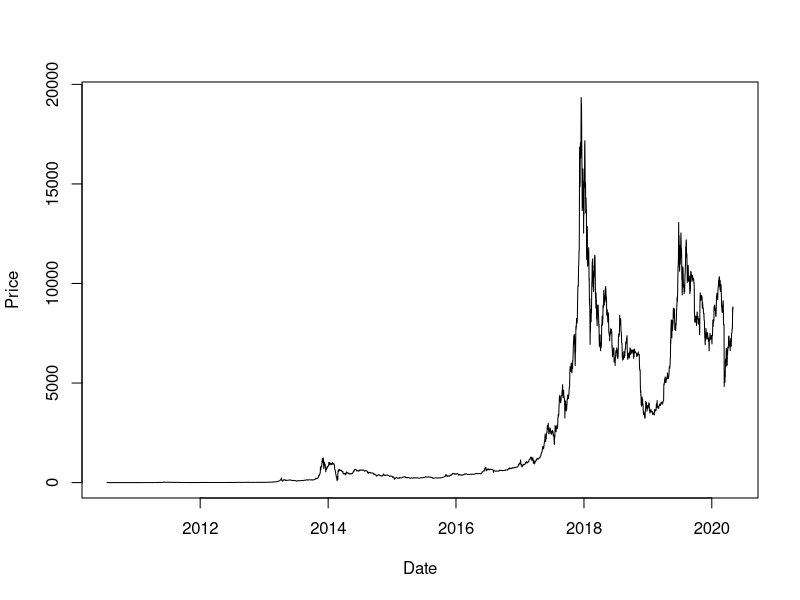
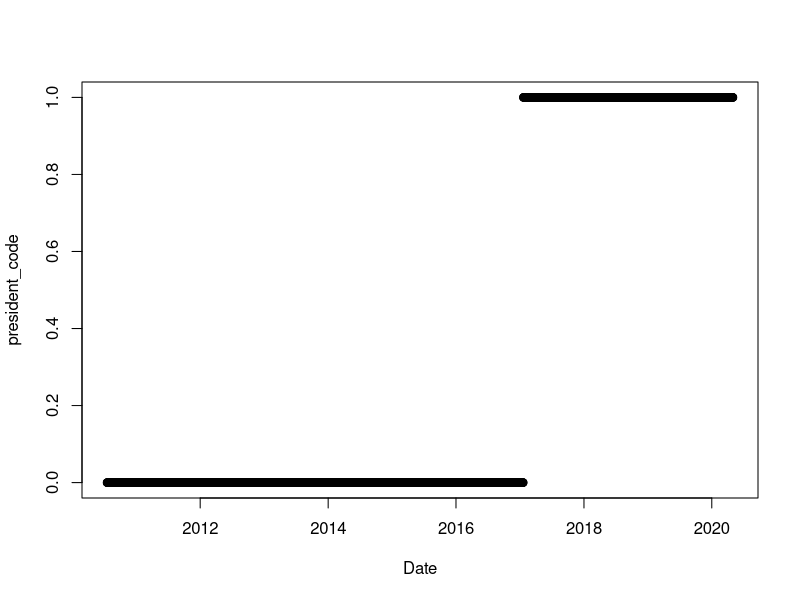
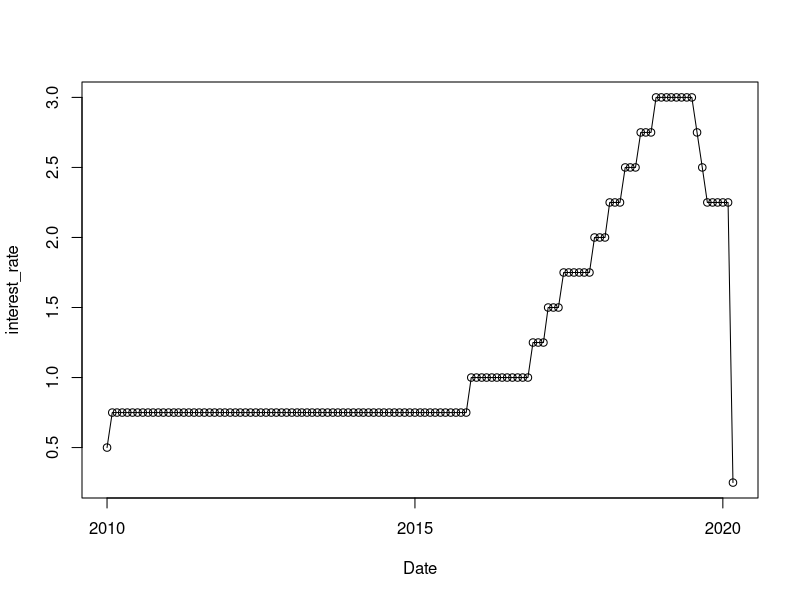

Recreate these plots in R, in order. (Note: this script raises an error after producing the figures.)
## ---- chunk 1
options(scipen = 1, digits = 4, width = 80)
library(knitr)
opts_chunk$set(cache = TRUE, autodep = TRUE)
## ---- chunk 2
# install necessary packages
# install.packages("readxl")
# install.packages("sqldf")
# install.packages("corrplot")
## ---- chunk 3
library(readr)
library("readxl")
library(sqldf)
library(glue)
library("corrplot")
options(digits=6)
## ---- chunk 4
# price of bitcoin
Bitcoin <- read_csv("Bitcoin Historical Data - Investing.com.csv")
Bitcoin$Date = as.Date(Bitcoin$Date, format="%b %d, %Y")
Bitcoin$month <- strftime(Bitcoin$Date, "%m")
Bitcoin$year <- strftime(Bitcoin$Date, "%Y")
plot(Price ~ Date, data=Bitcoin, type = "l")
## ---- chunk 5
President <- read_csv("President.csv")
President$Date = as.Date(President$Date, format="%b %d, %Y")
plot(president_code ~ Date, data=President)
## ---- chunk 6
The_interest_rate_for_the_United_States<- read_csv("The interest rate for the United States, from 2010 - 2020.csv")
The_interest_rate_for_the_United_States$month <- strftime(The_interest_rate_for_the_United_States$Date, "%m")
The_interest_rate_for_the_United_States$year <- strftime(The_interest_rate_for_the_United_States$Date, "%Y")
plot(interest_rate ~ Date, data=The_interest_rate_for_the_United_States, type = "o")
## ---- chunk 7
US_dollar_yuan_exchange_rate <- read_csv("US dollar-yuan exchange rate.csv")
US_dollar_yuan_exchange_rate$Date = as.Date(US_dollar_yuan_exchange_rate$Date, format="%m/%d/%y")
plot(exchange_rate ~ Date, data = US_dollar_yuan_exchange_rate, type = 'l')

Euro_to_US_exchange_rate <- read_csv("euro-dollar-exchange-rate-historical-chart.csv")
Euro_to_US_exchange_rate$Date = as.Date(Euro_to_US_exchange_rate$Date, format="%m/%d/%y")
Euro_to_US_exchange_rate$exchange_rate = 1/Euro_to_US_exchange_rate$exchange_rate
plot(exchange_rate  ~ Date, data = Euro_to_US_exchange_rate, type = 'l')
## ---- chunk 8
Gold <- read_csv("Gold Futures Historical Data.csv")
Gold$Date = as.Date(Gold$Date, format="%b %d, %Y")
plot(Price ~ Date, data=Gold, type='l')
## ---- chunk 9
Dow_Jones_Industrial_Average <- read_csv("Dow Jones Industrial Average Historical Data.csv")
Dow_Jones_Industrial_Average$Date = as.Date(Dow_Jones_Industrial_Average$Date, format="%b %d, %Y")
plot(Price ~ Date, data=Dow_Jones_Industrial_Average, type = 'l')
## ---- chunk 10
NYSE_Composite_Index <- read_csv("NYSE Composite Historical Data.csv")
NYSE_Composite_Index$Date = as.Date(NYSE_Composite_Index$Date, format="%b %d, %Y")
plot(Price ~ Date, data=NYSE_Composite_Index, type = 'l')
## ---- chunk 11
Apple_Inc_company_stock <- read_csv("AAPL Historical Data.csv")
Apple_Inc_company_stock$Date = as.Date(Apple_Inc_company_stock$Date, format="%b %d, %Y")
plot(Price ~ Date, data=Apple_Inc_company_stock, type = 'l')
## ---- chunk 12
WTI_oil_price <- read_csv("Crude Oil WTI Futures Historical Data.csv")
WTI_oil_price$Date = as.Date(WTI_oil_price$Date, format="%b %d, %Y")
# colnames(WTI_oil_price)[2] <- "WTI_oil_price"
plot(Price ~ Date, data=WTI_oil_price)

Brent_Oil_price <- read_csv("Brent Oil Futures Historical Data.csv")
Brent_Oil_price$Date = as.Date(Brent_Oil_price$Date, format="%b %d, %Y")
# colnames(Brent_Oil_price)[2] <- "Brent_oil_price"
plot(Price ~ Date, data=Brent_Oil_price, type = 'l')
## ---- chunk 13
# combine
# Reduce(function(...) merge(..., by="Date"), list(Brent_Oil_price, Crude_Oil_price, Apple_compact))
sql =  glue("
select Bitcoin.Date,
       Bitcoin.Price                as Bitcoin_price,
       exchange_China.exchange_rate as USD_Yuan_exchange_rate,
       exchange_Euro.exchange_rate  as USD_Euro_Exchange_Rate,
       DJIA.Price                   as DJIA_index,
       NYSE.Price                   as NYSE_index,
       Apple.Price                  as Apple_price,
       Brent_Oil_price.Price        as brent_oil_price,
       WTI_oil_price.Price          as WTI_oil_price,
       Gold.Price                   as Gold_price,
       President.president_code,
       interest.interest_rate,
       Bitcoin.month,
       Bitcoin.year
from Bitcoin
         left outer join US_dollar_yuan_exchange_rate as exchange_China
                         on exchange_China.Date = Bitcoin.Date
         left outer join Euro_to_US_exchange_rate as exchange_Euro
                         on exchange_Euro.Date = Bitcoin.Date
         left outer join Dow_Jones_Industrial_Average as DJIA
                         on DJIA.Date = Bitcoin.Date
         left outer join NYSE_Composite_Index as NYSE
                         on NYSE.Date = Bitcoin.Date
         left outer join Brent_Oil_price
                         on Brent_Oil_price.Date = Bitcoin.Date
         left outer join WTI_oil_price
                         on WTI_oil_price.Date = Bitcoin.Date
         left outer join Apple_Inc_company_stock as Apple
                         on Apple.Date = Bitcoin.Date
         left outer join President
                         on President.Date = Bitcoin.Date
         left outer join Gold
                         on Gold.Date = Bitcoin.Date
         left outer join The_interest_rate_for_the_United_States as interest
                         on interest.month = Bitcoin.month
                             and interest.year = Bitcoin.year
where Bitcoin.Date between {c (1.0, as.Date('2014-09-01'))[2]} and {c (1.0, as.Date('2020-04-30'))[2]}
order by Bitcoin.Date desc")
combined_daily = sqldf(sql)
combined_daily$Date_posix = c(1, as.Date(combined_daily$Date))[-c(1)]

combined_weekdays = na.omit(combined_daily)
combined_monthly = sqldf("
select *
from combined_daily
where combined_daily.Date in
      (select max(combined_weekdays.Date)
       from combined_weekdays
       group by combined_weekdays.month, combined_weekdays.year)
")
combined_monthly
## ---- chunk 14
str(combined_monthly[, -c(1, 13, 14)])
## ---- chunk 15
combined_monthly = na.omit(combined_monthly)
M <- cor(x=combined_monthly[, -c(1, 13, 14)], use = "everything", method="pearson") # get correlations
M
library('corrplot') #package corrplot
corrplot(M, method = "circle")
## ---- chunk 16
btc_lm = lm(Bitcoin_price ~ . ,data=combined_monthly[, -c(3, 5, 7, 9, 11, 12, 13, 14)])
summary(btc_lm)
## ---- chunk 17
gamble_model = lm(Bitcoin_price~ . ,combined_monthly[, -c(1, 13, 14)])
gamble_model_back_aic = step(gamble_model, direction = "backward", trace = 0)
gamble_model_back_aic
## ---- chunk 18
library(leaps)
all_hipcenter_mod = summary(regsubsets(Bitcoin_price ~ ., data = combined_monthly[, -c(1, 13, 14)]))
all_hipcenter_mod
## ---- chunk 19
all_hipcenter_mod$which
all_hipcenter_mod$rss
all_hipcenter_mod$adjr2
## ---- chunk 20
pairs(combined_monthly[, -c(1, 13, 14)], col = "dodgerblue")
## ---- chunk 21
# Date USD_Yuan_exchange_rate USD_Euro_Exchange_Rate DJIA_index NYSE_index Apple_price brent_oil_price WTI_oil_price Gold_price president_code interest_rate
# autompg_big_mod = lm(
#   log(Bitcoin_price) ~ . ^ 2 + I(disp ^ 2) + I(hp ^ 2) + I(wt ^ 2) + I(acc ^ 2), 
#   data = combined_monthly[, -c(13, 14)])
autompg_big_mod = lm(
  log(Bitcoin_price) ~ . ^ 2, 
  data = combined_monthly[, -c(1, 13, 14)])
all_hipcenter_mod = summary(regsubsets(log(Bitcoin_price) ~ ., data = combined_monthly[, -c(1, 13, 14, 15)]))
# autompg_mod_back_aic = step(autompg_big_mod, direction = "backward", trace = 0)
# autompg_mod_back_aic
all_hipcenter_mod
all_hipcenter_mod$which
all_hipcenter_mod$rss
all_hipcenter_mod$adjr2
## ---- chunk 22
# autompg_big_mod = lm(
#   log(Bitcoin_price) ~ . ^ 2 + I(Date_posix ^ 2) + I(USD_Yuan_exchange_rate ^ 2) + I(USD_Euro_Exchange_Rate ^ 2) + I(DJIA_index ^ 2) +  + I(NYSE_index ^ 2) +  + I(Apple_price ^ 2) +  + I(brent_oil_price ^ 2) +  + I(WTI_oil_price ^ 2) + I(Gold_price ^ 2) + I(president_code ^ 2) + I(interest_rate ^ 2), 
#   data = combined_monthly[, -c(1, 13, 14)])
# length(coef(autompg_big_mod))

autompg_big_mod = lm(
  Bitcoin_price ~ . + I(Date_posix ^ 2) + I(USD_Yuan_exchange_rate ^ 2) + I(USD_Euro_Exchange_Rate ^ 2) + I(DJIA_index ^ 2) +  + I(NYSE_index ^ 2) +  + I(Apple_price ^ 2) +  + I(brent_oil_price ^ 2) +  + I(WTI_oil_price ^ 2) + I(Gold_price ^ 2) + I(president_code ^ 2) + I(interest_rate ^ 2), 
  data = combined_monthly[, -c(1, 13, 14)])
length(coef(autompg_big_mod))

# autompg_mod_back_aic = step(autompg_big_mod, direction = "backward", trace = 0)
# autompg_mod_back_aic

n = length(resid(autompg_big_mod))
autompg_mod_back_aic = step(autompg_big_mod, direction = "backward", trace = 0)
length(coef(autompg_mod_back_aic))
autompg_mod_back_aic
autompg_mod_back_bic = step(autompg_big_mod, direction = "backward", 
                            k = log(n), trace = 0)
length(coef(autompg_mod_back_bic))
autompg_mod_back_bic

btc_lm = lm(Bitcoin_price ~ . ,data=combined_monthly[, -c(1, 13, 14)])
autompg_big_mod = lm(
  Bitcoin_price ~ Date_posix + USD_Yuan_exchange_rate +  USD_Euro_Exchange_Rate + DJIA_index + NYSE_index + Apple_price +  I(Date_posix ^ 2) + brent_oil_price + Gold_price + WTI_oil_price +president_code +  interest_rate + I(USD_Yuan_exchange_rate ^ 2) + I(USD_Euro_Exchange_Rate ^ 2) + I(DJIA_index ^ 2) +  + I(NYSE_index ^ 2) +  + I(Apple_price ^ 2) +  + I(brent_oil_price ^ 2) +  + I(WTI_oil_price ^ 2) + I(Gold_price ^ 2) + I(president_code ^ 2) + I(interest_rate ^ 2), 
  data = combined_monthly[, -c(1, 13, 14)])
summary(autompg_big_mod)
## ---- chunk 23
btc_lm = lm(Bitcoin_price ~ USD_Yuan_exchange_rate + USD_Euro_Exchange_Rate + DJIA_index + brent_oil_price + president_code ,data=combined_monthly[, -c(1, 13, 14)])
summary(btc_lm)
